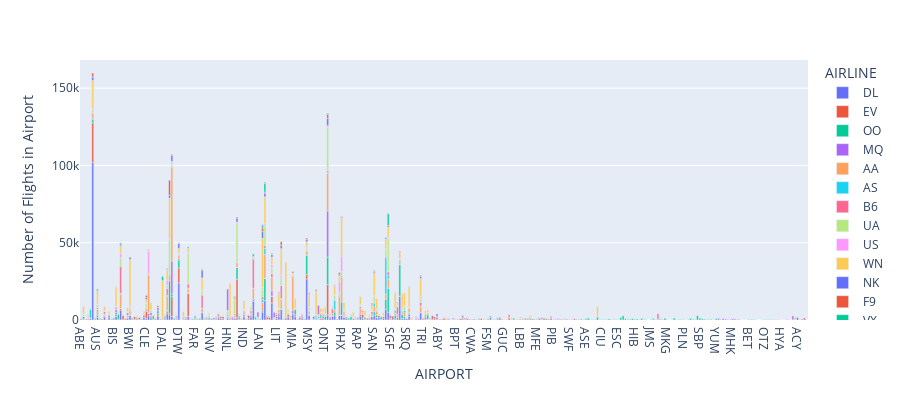

Here is the notebook cell this chart was saved with:
### Code cell
fig = px.bar(df_airport_delays, x='AIRPORT', y='NUM_OF_FLIGHTS_BY_AIRLINE_AIRPORT',
             hover_data=['AVG_DELAY_BY_AIRLINE', 'AVG_DELAY_BY_AIRPORT'], color='AIRLINE',
             labels={'NUM_OF_FLIGHTS_BY_AIRLINE_AIRPORT':'Number of Flights in Airport'}, height=400)
fig.show()

### Figure 1 — Plotly figure (JSON) as saved in the notebook; plotly's stock layout.template omitted (floating-point values rounded to 4 significant figures; data arrays with more than 128 entries replaced by an {"elided": "..."} marker saying what was removed)
{"data": [{"alignmentgroup": "True", "customdata": {"elided": "154x2 float values"}, "hovertemplate": "AIRLINE=DL<br>AIRPORT=%{x}<br>Number of Flights in Airport=%{y}<br>AVG_DELAY_BY_AIRLINE=%{customdata[0]}<br>AVG_DELAY_BY_AIRPORT=%{customdata[1]}<extra></extra>", "legendgroup": "DL", "marker": {"color": "#636efa", "pattern": {"shape": ""}}, "name": "DL", "offsetgroup": "DL", "orientation": "v", "showlegend": true, "textposition": "auto", "type": "bar", "x": {"elided": "154 str values"}, "xaxis": "x", "y": {"elided": "154 int values"}, "yaxis": "y"}, {"alignmentgroup": "True", "customdata": {"elided": "177x2 float values"}, "hovertemplate": "AIRLINE=EV<br>AIRPORT=%{x}<br>Number of Flights in Airport=%{y}<br>AVG_DELAY_BY_AIRLINE=%{customdata[0]}<br>AVG_DELAY_BY_AIRPORT=%{customdata[1]}<extra></extra>", "legendgroup": "EV", "marker": {"color": "#EF553B", "pattern": {"shape": ""}}, "name": "EV", "offsetgroup": "EV", "orientation": "v", "showlegend": true, "textposition": "auto", "type": "bar", "x": {"elided": "177 str values"}, "xaxis": "x", "y": {"elided": "177 int values"}, "yaxis": "y"}, {"alignmentgroup": "True", "customdata": {"elided": "203x2 float values"}, "hovertemplate": "AIRLINE=OO<br>AIRPORT=%{x}<br>Number of Flights in Airport=%{y}<br>AVG_DELAY_BY_AIRLINE=%{customdata[0]}<br>AVG_DELAY_BY_AIRPORT=%{customdata[1]}<extra></extra>", "legendgroup": "OO", "marker": {"color": "#00cc96", "pattern": {"shape": ""}}, "name": "OO", "offsetgroup": "OO", "orientation": "v", "showlegend": true, "textposition": "auto", "type": "bar", "x": {"elided": "203 str values"}, "xaxis": "x", "y": {"elided": "203 int values"}, "yaxis": "y"}, {"alignmentgroup": "True", "customdata": {"elided": "130x2 float values"}, "hovertemplate": "AIRLINE=MQ<br>AIRPORT=%{x}<br>Number of Flights in Airport=%{y}<br>AVG_DELAY_BY_AIRLINE=%{customdata[0]}<br>AVG_DELAY_BY_AIRPORT=%{customdata[1]}<extra></extra>", "legendgroup": "MQ", "marker": {"color": "#ab63fa", "pattern": {"shape": ""}}, "name": "MQ", "offsetgroup": "MQ", "orientation": "v", "showlegend": true, "textposition": "auto", "type": "bar", "x": {"elided": "130 str values"}, "xaxis": "x", "y": {"elided": "130 int values"}, "yaxis": "y"}, {"alignmentgroup": "True", "customdata": {"elided": "95x2 float values"}, "hovertemplate": "AIRLINE=AA<br>AIRPORT=%{x}<br>Number of Flights in Airport=%{y}<br>AVG_DELAY_BY_AIRLINE=%{customdata[0]}<br>AVG_DELAY_BY_AIRPORT=%{customdata[1]}<extra></extra>", "legendgroup": "AA", "marker": {"color": "#FFA15A", "pattern": {"shape": ""}}, "name": "AA", "offsetgroup": "AA", "orientation": "v", "showlegend": true, "textposition": "auto", "type": "bar", "x": ["ABQ", "ALB", "ANC", "ATL", "AUS", "BDL", "BHM", "BNA", "BOI", "BOS", "BUF", "BWI", "CHS", "CLE", "CLT", "CMH", "COS", "DAY", "DCA", "DEN", "DFW", "DSM", "DTW", "EGE", "ELP", "EWR", "FAT", "FLL", "GEG", "GSO", "GUC", "HDN", "HNL", "IAD", "IAH", "ILM", "IND", "JAC", "JAX", "JFK", "KOA", "LAS", "LAX", "LBB", "LGA", "LIH", "MCI", "MCO", "MDT", "MEM", "MFE", "MIA", "MKE", "MSP", "MSY", "MTJ", "OAK", "OGG", "OKC", "OMA", "ONT", "ORD", "ORF", "PBI", "PDX", "PHL", "PHX", "PIT", "PNS", "PSP", "PVD", "PWM", "RDU", "RIC", "RNO", "ROC", "RSW", "SAN", "SAT", "SDF", "SEA", "SFO", "SJC", "SJU", "SLC", "SMF", "SNA", "STL", "STT", "STX", "SYR", "TPA", "TUL", "TUS", "XNA"], "xaxis": "x", "y": [879, 222, 148, 3808, 3758, 946, 10, 1958, 203, 9040, 314, 2132, 96, 890, 24479, 965, 542, 405, 9120, 3455, 60726, 431, 2033, 208, 627, 2702, 300, 2719, 142, 80, 22, 24, 1189, 1168, 3176, 113, 1463, 183, 1206, 7236, 303, 5384, 15466, 173, 8663, 338, 1929, 6473, 49, 486, 581, 22303, 613, 2685, 1845, 17, 179, 773, 679, 672, 993, 24266, 557, 1474, 1437, 11933, 16039, 1791, 106, 401, 483, 103, 2801, 780, 826, 113, 1490, 3239, 2430, 138, 3211, 5959, 1491, 2331, 1490, 1153, 2339, 2908, 696, 250, 161, 4093, 1013, 1274, 18], "yaxis": "y"}, {"alignmentgroup": "True", "customdata": {"elided": "67x2 float values"}, "hovertemplate": "AIRLINE=AS<br>AIRPORT=%{x}<br>Number of Flights in Airport=%{y}<br>AVG_DELAY_BY_AIRLINE=%{customdata[0]}<br>AVG_DELAY_BY_AIRPORT=%{customdata[1]}<extra></extra>", "legendgroup": "AS", "marker": {"color": "#19d3f3", "pattern": {"shape": ""}}, "name": "AS", "offsetgroup": "AS", "orientation": "v", "showlegend": true, "textposition": "auto", "type": "bar", "x": ["ABQ", "ADK", "ADQ", "AKN", "ANC", "ATL", "AUS", "BET", "BLI", "BNA", "BOS", "BRW", "BUR", "BWI", "CDV", "CHS", "DCA", "DEN", "DFW", "DLG", "DTW", "EWR", "FAI", "FLL", "GEG", "GST", "HNL", "IAD", "IAH", "JFK", "JNU", "KOA", "KTN", "LAS", "LAX", "LIH", "MCI", "MCO", "MSP", "MSY", "OAK", "OGG", "OME", "ONT", "ORD", "OTZ", "PDX", "PHL", "PHX", "PSG", "PSP", "RDU", "SAN", "SAT", "SCC", "SEA", "SFO", "SIT", "SJC", "SLC", "SMF", "SNA", "STL", "TPA", "TUS", "WRG", "YAK"], "xaxis": "x", "y": [153, 44, 236, 32, 5798, 218, 192, 405, 333, 61, 682, 391, 453, 213, 302, 26, 610, 736, 619, 46, 153, 306, 879, 153, 706, 46, 1128, 153, 174, 61, 1873, 635, 1035, 1858, 3887, 538, 190, 297, 288, 153, 993, 1221, 302, 315, 853, 302, 6050, 153, 1023, 302, 686, 61, 2386, 153, 391, 23618, 2370, 608, 1885, 938, 971, 1516, 191, 153, 153, 302, 302], "yaxis": "y"}, {"alignmentgroup": "True", "customdata": [[9.45, 6.15], [13.81, 13.81], [9.64, -3.82], [0.93, 0.56], [8.9, 7.68], [3.7, 0.13], [4.14, 2.99], [-4.64, 0.68], [0.24, 5.6], [-0.98, -1.22], [7.92, 3.58], [0.72, 6.69], [7.44, 3.94], [-3.13, 2.52], [7.74, 6.36], [4.74, 3.28], [5.69, 7.86], [10, 7.04], [-0.5, 2.79], [7.21, 4.63], [7.63, 3.15], [9.49, 10.46], [6.03, 7.94], [7.89, 7.89], [4.27, 3.69], [2.89, 3.71], [4.12, 1.29], [10.09, 7.27], [3.95, 5.6], [8.97, 3.04], [6.76, 5.61], [12.05, 7.23], [4.65, 5.89], [16.41, 16.41], [4.22, 8.06], [14.31, 7.99], [2.57, 2.57], [11.67, 6.67], [4.44, 2.23], [8.23, 4.22], [10.5, 4.5], [0.01, -1.75], [-8.7, -8.7], [1.55, -1.02], [1.53, 2.91], [6.57, 4.72], [0.46, 5.72], [7.07, 5.49], [-4.07, -1.11], [7.69, 1.67], [3.31, 3.51], [7.56, 5.22], [11.05, 4.21], [6.83, 6.22], [8.32, 5.38], [3.3, -0.15], [7.9, 1.78], [6.24, 5.71], [15.14, 2.5], [5.66, 3.15], [-1.45, -0.56], [6.31, 6.11], [-3.37, -2.15], [9.92, 5.31]], "hovertemplate": "AIRLINE=B6<br>AIRPORT=%{x}<br>Number of Flights in Airport=%{y}<br>AVG_DELAY_BY_AIRLINE=%{customdata[0]}<br>AVG_DELAY_BY_AIRPORT=%{customdata[1]}<extra></extra>", "legendgroup": "B6", "marker": {"color": "#FF6692", "pattern": {"shape": ""}}, "name": "B6", "offsetgroup": "B6", "orientation": "v", "showlegend": true, "textposition": "auto", "type": "bar", "x": ["ABQ", "ACK", "ALB", "ANC", "AUS", "BDL", "BOS", "BQN", "BTV", "BUF", "BUR", "BWI", "CHS", "CLE", "CLT", "DCA", "DEN", "DFW", "DTW", "EWR", "FLL", "HOU", "HPN", "HYA", "IAD", "JAX", "JFK", "LAS", "LAX", "LGA", "LGB", "MCO", "MSY", "MVY", "OAK", "ORD", "ORH", "PBI", "PDX", "PHL", "PHX", "PIT", "PSE", "PVD", "PWM", "RDU", "RIC", "RNO", "ROC", "RSW", "SAN", "SAV", "SEA", "SFO", "SJC", "SJU", "SLC", "SMF", "SRQ", "STT", "STX", "SWF", "SYR", "TPA"], "xaxis": "x", "y": [137, 274, 44, 219, 1036, 1471, 17421, 447, 458, 1932, 153, 911, 855, 447, 572, 4374, 443, 271, 603, 2854, 8498, 306, 1670, 44, 871, 1431, 18944, 1958, 1955, 2748, 3551, 8393, 529, 116, 664, 1085, 304, 2929, 655, 771, 301, 686, 344, 459, 567, 1216, 939, 117, 545, 1649, 588, 459, 1020, 2340, 286, 4769, 611, 474, 367, 361, 153, 311, 609, 2474], "yaxis": "y"}, {"alignmentgroup": "True", "customdata": {"elided": "92x2 float values"}, "hovertemplate": "AIRLINE=UA<br>AIRPORT=%{x}<br>Number of Flights in Airport=%{y}<br>AVG_DELAY_BY_AIRLINE=%{customdata[0]}<br>AVG_DELAY_BY_AIRPORT=%{customdata[1]}<extra></extra>", "legendgroup": "UA", "marker": {"color": "#B6E880", "pattern": {"shape": ""}}, "name": "UA", "offsetgroup": "UA", "orientation": "v", "showlegend": true, "textposition": "auto", "type": "bar", "x": ["ABQ", "ALB", "ANC", "ATL", "AUS", "BDL", "BIL", "BNA", "BOI", "BOS", "BQN", "BTV", "BUF", "BWI", "BZN", "CHS", "CLE", "CLT", "CMH", "CVG", "DCA", "DEN", "DFW", "DSM", "DTW", "EGE", "EWR", "FAI", "FLL", "FSD", "GEG", "GRR", "GUC", "GUM", "HDN", "HNL", "IAD", "IAH", "ICT", "IND", "ITO", "JAC", "JAX", "JFK", "KOA", "LAS", "LAX", "LGA", "LIH", "MCI", "MCO", "MDT", "MEM", "MFE", "MIA", "MSN", "MSP", "MSY", "MTJ", "OGG", "OKC", "OMA", "ORD", "ORF", "PBI", "PDX", "PHL", "PHX", "PIT", "PSP", "PVD", "RDU", "RIC", "RNO", "ROC", "RSW", "SAN", "SAT", "SDF", "SEA", "SFO", "SJC", "SJU", "SLC", "SMF", "SNA", "SRQ", "STL", "STT", "TPA", "TUL", "TUS"], "xaxis": "x", "y": [190, 308, 554, 1651, 2068, 284, 312, 240, 259, 5457, 149, 71, 266, 1481, 311, 1, 2792, 163, 376, 3, 2166, 21977, 1717, 312, 488, 43, 19839, 42, 2225, 4, 278, 266, 13, 151, 23, 2356, 8746, 25020, 263, 618, 128, 448, 43, 1119, 587, 4932, 12615, 3597, 400, 337, 5130, 236, 95, 185, 1396, 289, 1620, 1987, 23, 1002, 343, 556, 27901, 70, 853, 2674, 1763, 2396, 1118, 178, 53, 886, 138, 349, 162, 904, 3698, 1342, 14, 4151, 21352, 578, 883, 591, 1115, 2345, 155, 204, 143, 2598, 92, 53], "yaxis": "y"}, {"alignmentgroup": "True", "customdata": {"elided": "72x2 float values"}, "hovertemplate": "AIRLINE=US<br>AIRPORT=%{x}<br>Number of Flights in Airport=%{y}<br>AVG_DELAY_BY_AIRLINE=%{customdata[0]}<br>AVG_DELAY_BY_AIRPORT=%{customdata[1]}<extra></extra>", "legendgroup": "US", "marker": {"color": "#FF97FF", "pattern": {"shape": ""}}, "name": "US", "offsetgroup": "US", "orientation": "v", "showlegend": true, "textposition": "auto", "type": "bar", "x": ["ABQ", "ALB", "ANC", "ATL", "AUS", "BDL", "BNA", "BOI", "BOS", "BUF", "BWI", "CLE", "CLT", "CMH", "DCA", "DEN", "DFW", "DTW", "EWR", "FLL", "GEG", "HNL", "IAH", "IND", "JAX", "JFK", "KOA", "LAS", "LAX", "LGA", "LIH", "MCI", "MCO", "MEM", "MIA", "MKE", "MSP", "MSY", "OAK", "OGG", "OMA", "ONT", "ORD", "ORF", "PBI", "PDX", "PHL", "PHX", "PIT", "PVD", "PWM", "RDU", "RIC", "RNO", "ROC", "RSW", "SAN", "SAT", "SDF", "SEA", "SFO", "SJC", "SJU", "SLC", "SMF", "SNA", "STL", "STT", "STX", "SYR", "TPA", "TUS"], "xaxis": "x", "y": [29, 118, 59, 1028, 161, 308, 242, 147, 2987, 226, 626, 298, 14791, 177, 3305, 842, 1063, 534, 721, 905, 121, 162, 861, 304, 456, 472, 58, 1054, 1355, 2081, 75, 444, 1575, 124, 600, 121, 706, 405, 130, 101, 116, 241, 1091, 66, 495, 433, 6964, 9938, 788, 192, 61, 535, 253, 209, 36, 417, 623, 119, 6, 668, 982, 291, 344, 419, 390, 297, 383, 118, 5, 112, 1199, 1], "yaxis": "y"}, {"alignmentgroup": "True", "customdata": {"elided": "85x2 float values"}, "hovertemplate": "AIRLINE=WN<br>AIRPORT=%{x}<br>Number of Flights in Airport=%{y}<br>AVG_DELAY_BY_AIRLINE=%{customdata[0]}<br>AVG_DELAY_BY_AIRPORT=%{customdata[1]}<extra></extra>", "legendgroup": "WN", "marker": {"color": "#FECB52", "pattern": {"shape": ""}}, "name": "WN", "offsetgroup": "WN", "orientation": "v", "showlegend": true, "textposition": "auto", "type": "bar", "x": ["ABQ", "ALB", "AMA", "ATL", "AUS", "BDL", "BHM", "BNA", "BOI", "BOS", "BUF", "BUR", "BWI", "CAK", "CHS", "CLE", "CLT", "CMH", "CRP", "DAL", "DAY", "DCA", "DEN", "DSM", "DTW", "ELP", "EWR", "FLL", "FNT", "GEG", "GRR", "GSP", "HOU", "HRL", "IAD", "ICT", "IND", "ISP", "JAX", "LAS", "LAX", "LBB", "LGA", "LIT", "MAF", "MCI", "MCO", "MDW", "MEM", "MHT", "MKE", "MSP", "MSY", "OAK", "OKC", "OMA", "ONT", "ORF", "PBI", "PDX", "PHL", "PHX", "PIT", "PNS", "PVD", "PWM", "RDU", "RIC", "RNO", "ROC", "RSW", "SAN", "SAT", "SDF", "SEA", "SFO", "SJC", "SJU", "SLC", "SMF", "SNA", "STL", "TPA", "TUL", "TUS"], "xaxis": "x", "y": [5070, 1851, 693, 18102, 8266, 2772, 1862, 12417, 1353, 4877, 2618, 6198, 30068, 1295, 1138, 2146, 857, 4763, 573, 24873, 644, 6519, 26182, 445, 2904, 2950, 2501, 7927, 681, 1343, 778, 629, 21764, 859, 992, 709, 4782, 2028, 1982, 31749, 17529, 1022, 4786, 1066, 1445, 9697, 17271, 35552, 1389, 2034, 5868, 3317, 7988, 15361, 2679, 2438, 4446, 1051, 1081, 5371, 3803, 24542, 4017, 469, 2767, 498, 4520, 604, 2907, 819, 2655, 14268, 6369, 1876, 5849, 6553, 9942, 1498, 4019, 9454, 8169, 12669, 11706, 1869, 1896], "yaxis": "y"}, {"alignmentgroup": "True", "customdata": [[14.55, 14.55], [24.82, 4.04], [16.86, 2.99], [12.24, 0.68], [20.95, 6.69], [10.72, 2.52], [7.97, 9.8], [18.21, 7.86], [19.55, 7.04], [17.1, 2.79], [12.92, 3.15], [3.21, 3.21], [30.77, 10.25], [18.23, 7.27], [25.22, 5.6], [10.89, 10.89], [12.88, 3.04], [23.38, 6.65], [18.3, 7.23], [25.99, 2.57], [22.58, 5.89], [12.46, 8.61], [17.04, 8.06], [25.58, 7.99], [9.44, 6.67], [25.11, 2.23], [22.75, 4.22], [11.55, 4.5], [10.34, 1.67], [11.59, 3.51], [12.28, -0.15], [4.28, 3.15], [18.52, 5.31]], "hovertemplate": "AIRLINE=NK<br>AIRPORT=%{x}<br>Number of Flights in Airport=%{y}<br>AVG_DELAY_BY_AIRLINE=%{customdata[0]}<br>AVG_DELAY_BY_AIRPORT=%{customdata[1]}<extra></extra>", "legendgroup": "NK", "marker": {"color": "#636efa", "pattern": {"shape": ""}}, "name": "NK", "offsetgroup": "NK", "orientation": "v", "showlegend": true, "textposition": "auto", "type": "bar", "x": ["ACY", "ATL", "BOS", "BQN", "BWI", "CLE", "CRW", "DEN", "DFW", "DTW", "FLL", "IAG", "IAH", "LAS", "LAX", "LBE", "LGA", "MCI", "MCO", "MSP", "MSY", "MYR", "OAK", "ORD", "PBI", "PDX", "PHL", "PHX", "RSW", "SAN", "SJU", "STT", "TPA"], "xaxis": "x", "y": [1594, 2378, 1124, 79, 1463, 1219, 35, 1789, 3965, 3264, 5182, 138, 2532, 4313, 2301, 611, 1683, 628, 2132, 1579, 817, 1532, 815, 4812, 100, 358, 666, 400, 814, 918, 286, 145, 1223], "yaxis": "y"}, {"alignmentgroup": "True", "customdata": [[20.5, 4.04], [18.97, 7.68], [4.86, 5.35], [9.03, 4.69], [-0.95, 3.25], [4.94, 6.18], [11.63, 2.52], [15.98, 6.36], [11.73, 5.01], [5.66, 3.28], [9.84, 7.86], [14.26, 7.04], [11.37, 7.31], [3.59, 2.79], [4.17, 3.15], [22.67, 10.93], [6.8, 4.92], [10.02, 3.69], [13.44, 10.25], [8.78, 2.02], [14, 7.27], [12.46, 5.6], [17.15, 3.04], [20.25, 6.65], [13.25, 7.23], [8.88, 4.23], [14.44, 6.73], [4.47, 2.73], [-0.15, 2.21], [-0.93, 0.88], [18.4, 2.57], [23.91, 5.89], [15.54, 4.47], [20.22, 7.99], [21.42, 6.67], [6.94, 2.23], [16.56, 4.22], [9.97, 4.5], [10.34, 4.72], [4.59, 1.67], [1.99, 3.51], [9.01, 4.21], [17.25, 6.22], [10.19, 1.78], [0.6, 2.18], [6.58, 5.66], [10.86, 5.31], [7.18, 7.18], [7.14, 7.67]], "hovertemplate": "AIRLINE=F9<br>AIRPORT=%{x}<br>Number of Flights in Airport=%{y}<br>AVG_DELAY_BY_AIRLINE=%{customdata[0]}<br>AVG_DELAY_BY_AIRPORT=%{customdata[1]}<extra></extra>", "legendgroup": "F9", "marker": {"color": "#EF553B", "pattern": {"shape": ""}}, "name": "F9", "offsetgroup": "F9", "orientation": "v", "showlegend": true, "textposition": "auto", "type": "bar", "x": ["ATL", "AUS", "BIS", "BNA", "BZN", "CID", "CLE", "CLT", "CVG", "DCA", "DEN", "DFW", "DSM", "DTW", "FLL", "FSD", "GSO", "IAD", "IAH", "IND", "LAS", "LAX", "LGA", "MCI", "MCO", "MEM", "MIA", "MKE", "MSN", "MSO", "MSP", "MSY", "OMA", "ORD", "PBI", "PDX", "PHL", "PHX", "RDU", "RSW", "SAN", "SEA", "SFO", "SLC", "SNA", "STL", "TPA", "TTN", "TYS"], "xaxis": "x", "y": [2462, 640, 65, 148, 86, 65, 1352, 301, 1050, 453, 9779, 589, 87, 405, 193, 66, 87, 760, 775, 387, 2403, 781, 384, 151, 2405, 186, 955, 227, 86, 60, 810, 304, 87, 2417, 19, 438, 1438, 710, 441, 626, 335, 409, 1019, 549, 300, 395, 651, 1289, 66], "yaxis": "y"}, {"alignmentgroup": "True", "customdata": [[8.66, 7.68], [0.83, 2.99], [13.8, 11.12], [2.33, 3.28], [0.05, 4.63], [-1.51, 3.15], [5.15, 0.05], [-2.36, 3.69], [-0.63, 1.29], [11.36, 7.27], [6.01, 5.6], [2.54, 3.04], [6.65, 7.23], [-7.52, 0.74], [6.57, 7.99], [-2.28, 2.23], [22.9, 4.87], [10.75, 3.51], [9.87, 4.21], [6.29, 6.22], [11, 6.78]], "hovertemplate": "AIRLINE=VX<br>AIRPORT=%{x}<br>Number of Flights in Airport=%{y}<br>AVG_DELAY_BY_AIRLINE=%{customdata[0]}<br>AVG_DELAY_BY_AIRPORT=%{customdata[1]}<extra></extra>", "legendgroup": "VX", "marker": {"color": "#00cc96", "pattern": {"shape": ""}}, "name": "VX", "offsetgroup": "VX", "orientation": "v", "showlegend": true, "textposition": "auto", "type": "bar", "x": ["AUS", "BOS", "DAL", "DCA", "EWR", "FLL", "HNL", "IAD", "JFK", "LAS", "LAX", "LGA", "MCO", "OGG", "ORD", "PDX", "PSP", "SAN", "SEA", "SFO", "TUL"], "xaxis": "x", "y": [792, 756, 2574, 569, 876, 476, 60, 718, 1711, 1790, 5598, 551, 153, 29, 735, 162, 58, 864, 975, 7684, 1], "yaxis": "y"}, {"alignmentgroup": "True", "customdata": [[0, 0.05], [-0.51, -0.7], [3.39, 1.29], [0.61, -0.48], [6.96, 7.27], [4.17, 5.6], [0.18, -2.02], [8.03, 8.06], [2.35, 0.74], [-2.24, 2.23], [9.85, 4.5], [18.38, 18.38], [10.25, 3.51], [7.79, 4.21], [10.31, 6.22], [2.33, 5.38], [5.92, 5.71]], "hovertemplate": "AIRLINE=HA<br>AIRPORT=%{x}<br>Number of Flights in Airport=%{y}<br>AVG_DELAY_BY_AIRLINE=%{customdata[0]}<br>AVG_DELAY_BY_AIRPORT=%{customdata[1]}<extra></extra>", "legendgroup": "HA", "marker": {"color": "#ab63fa", "pattern": {"shape": ""}}, "name": "HA", "offsetgroup": "HA", "orientation": "v", "showlegend": true, "textposition": "auto", "type": "bar", "x": ["HNL", "ITO", "JFK", "KOA", "LAS", "LAX", "LIH", "OAK", "OGG", "PDX", "PHX", "PPG", "SAN", "SEA", "SFO", "SJC", "SMF"], "xaxis": "x", "y": [13828, 2495, 143, 3391, 371, 750, 3439, 372, 5865, 153, 153, 50, 153, 306, 305, 305, 153], "yaxis": "y"}], "layout": {"barmode": "relative", "height": 400, "legend": {"title": {"text": "AIRLINE"}, "tracegroupgap": 0}, "margin": {"t": 60}, "xaxis": {"anchor": "y", "domain": [0, 1], "title": {"text": "AIRPORT"}}, "yaxis": {"anchor": "x", "domain": [0, 1], "title": {"text": "Number of Flights in Airport"}}}}
